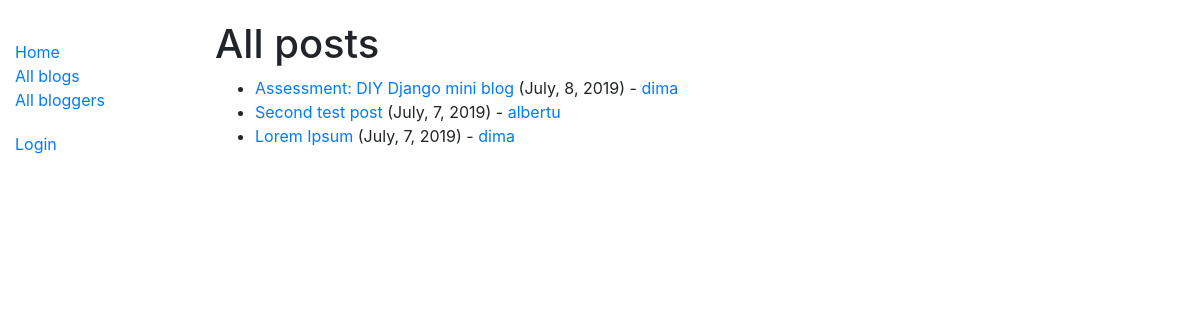
The app's page /blog/blogs/, older data.
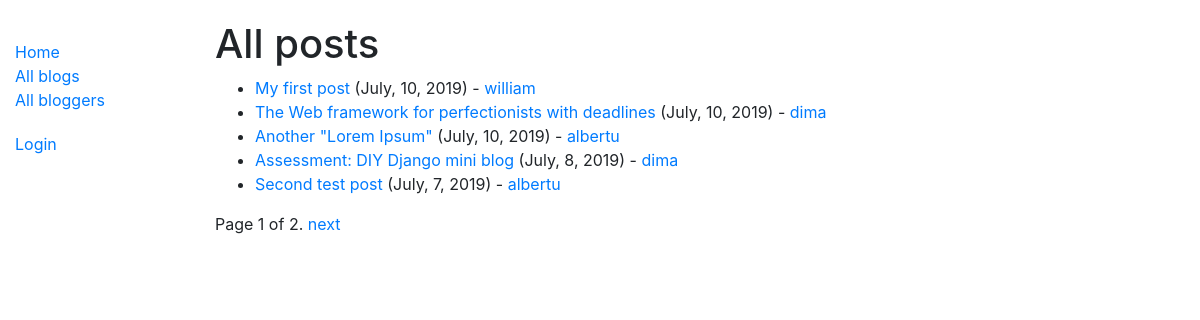
The same page, newer data.
### blog/models.py (models this page shows, shortened)
class Post(models.Model):
	title = models.CharField(max_length=100)
	body = models.TextField()
	created_at = models.DateTimeField(auto_now_add=True)
	author = models.ForeignKey(Author, on_delete=models.SET_NULL, null=True)
	def format_created_at(self):
		return self.created_at.strftime('%B, %-d, %Y')
	def get_absolute_url(self):
		return reverse('post-detail', args=[str(self.id)])
	class Meta:
		ordering = ['-created_at']

class Author(models.Model):
	user = models.ForeignKey(User, on_delete=models.SET_NULL, null=True)
	bio = models.TextField(max_length=500)
	def __str__(self):
		return self.user.username
	def get_absolute_url(self):
		return reverse('author-detail', args=[str(self.id)])
	class Meta:
		ordering = ['user']

### blog/views.py (the view)
# urls.py: path('blogs/', views.PostListView.as_view(), name='posts'),
class PostListView(generic.ListView):
	model = Post
	paginate_by = 5

### blog/templates/blog/post_list.html (shortened to what this page needs)
{% extends "base_generic.html" %}
{% block content %}
	<h1>All posts</h1>
	{% if post_list %}
	<ul>
		{% for post in post_list %}
			<li>
				<a href="{{ post.get_absolute_url }}">{{ post.title }}</a> ({{ post.format_created_at }}) -
				<a href="{{ post.author.get_absolute_url }}">{{ post.author }}</a>
			</li>
		{% endfor %}
	</ul>
	{% else %}
		<h4>There are no posts in blog.</h4>
	{% endif %}
{% endblock %}

### blog/templates/base_generic.html (shortened to what this page needs)
<!DOCTYPE html>
<html>
<head>
	<link rel="stylesheet" href="https://stackpath.bootstrapcdn.com/bootstrap/4.1.3/css/bootstrap.min.css">
	{% load static %}
	<link rel="stylesheet" href="{% static 'css/styles.css' %}">
</head>
<body>
	<div class="container-fluid">
		<div class="row">
			<div class="col-sm-2">
				{% block sidebar %}
					<ul class="sidebar-nav">
						<li>
							<a href="{% url 'index' %}">Home</a>
						</li>
						<li>
							<a href="{% url 'posts' %}">All blogs</a>
						</li>
						<li>
							<a href="{% url 'authors' %}">All bloggers</a>
						</li>
					</ul>
					<ul class="sidebar-nav">
						{% if user.is_authenticated %}
							<li>
								User: {{ user.username }}
							</li>
							<li>
								<a href="{% url 'my-posts' %}">My posts</a>
							</li>
							<li>
								<a href="{% url 'logout' %}">Logout</a>
							</li>
						{% else %}
							<li>
								<a href="{% url 'login' %}">Login</a>
							</li>
						{% endif %}
					</ul>
				{% endblock %}
			</div>
			<div class="col-sm-10">
				{% block content %}
				{% endblock %}
				{% block pagination %}
					{% if is_paginated %}
						<div class="pagination">
							<span class="page-links">
								<span class="page-current">
									Page {{ page_obj.number }} of {{ page_obj.paginator.num_pages }}.
								</span>
								{% if page_obj.has_next %}
									<a href="{{ request.path }}?page={{ page_obj.next_page_number }}">next</a>
								{% endif %}
							</span>
						</div>
					{% endif %}
				{% endblock %}
			</div>
		</div>
	</div>
</body>
</html>

### blog/static/css/styles.css (style rules this page uses)
body { margin-top: 20px; }
.sidebar-nav { margin-top: 20px; padding: 0; list-style: none; }

Row changes from the older to the newer data that the page shows:
no longer on this page (row unchanged): Post: title "Lorem Ipsum", format_created_at "July, 7, 2019", author "dima"
added Post: title "My first post", format_created_at "July, 10, 2019", author "william"
added Post: title "The Web framework for perfectionists with deadlines", format_created_at "July, 10, 2019", author "dima"
added Post: title "Another \"Lorem Ipsum\"", format_created_at "July, 10, 2019", author "albertu"
Text that changed along with them:
{{ page_obj.number }}: (not shown) → "1"
{{ page_obj.paginator.num_pages }}: (not shown) → "2"
text now shown: "Page of . next"
